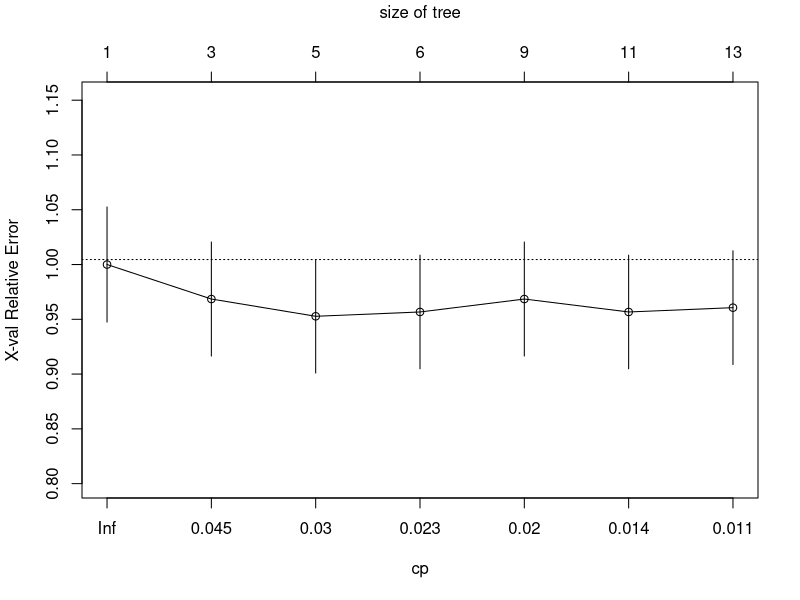
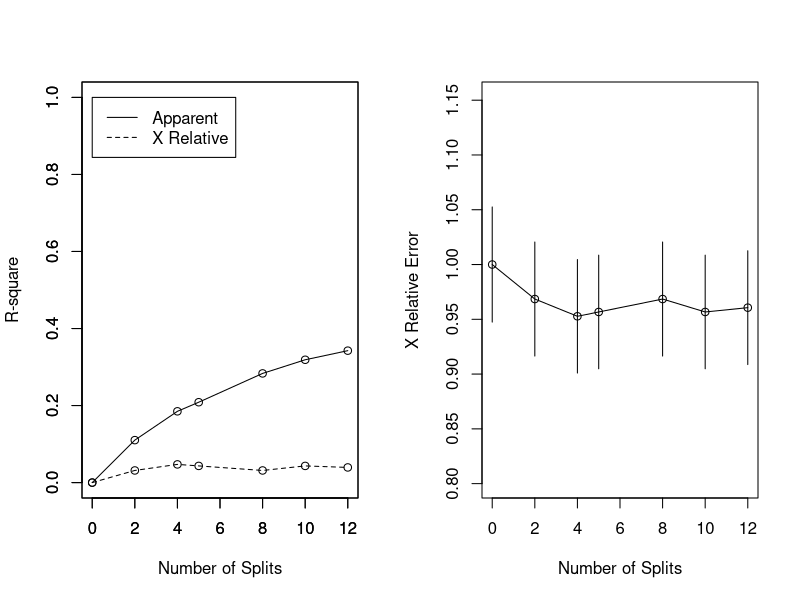
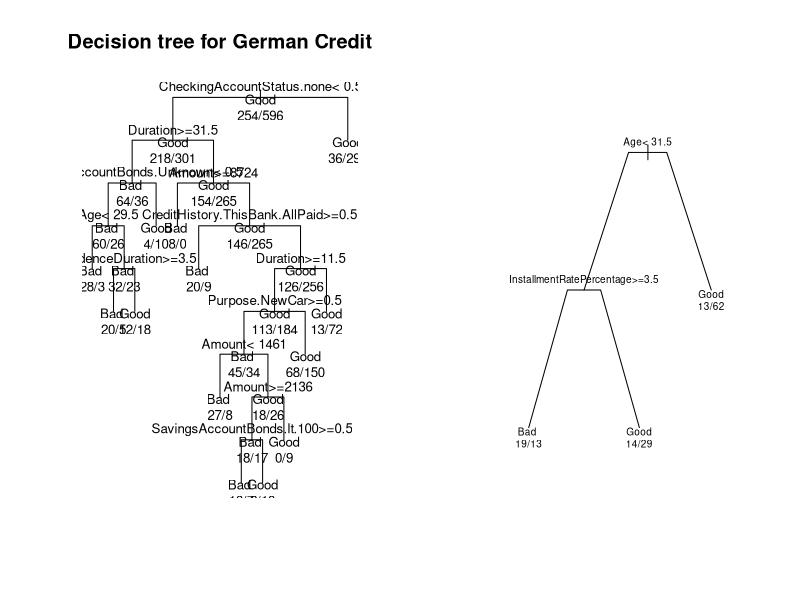

The R source for these figures, in order:
#install.packages("caret")
library(caret)
library(e1071)
data(GermanCredit)
dataset = GermanCredit
summary(dataset) 

table(dataset$Class)
sample_size <- floor(0.850 * nrow(dataset))
set.seed(111)
test_index <- sample(seq_len(nrow(dataset)), size = sample_size)

train_dataset <- dataset[test_index,]
test_dataset <- dataset[-test_index,]

library(rpart)
fit <- rpart(Class~ .,method = "class", data=train_dataset)
summary(fit)

str(dataset)
View(dataset)
printcp(fit) #display the results
plotcp(fit) #visualize cross-validation results
summary(fit) # detailed summary of splits

#create additional plots
par(mfrow=c(1,2)) #two plots on one page
rsq.rpart(fit) # visualize cross-validation results

#plot tree
plot(fit, uniform=TRUE, main="Decision tree for German Credit")
text(fit, use.n=TRUE, all=TRUE, cex=.8)


fit2 <- rpart(Class~ ., control = rpart.control( minsplit = 50,maxdepth = 5),data=test_dataset)
summary(fit2)

plot(fit2,uniform = T,compress = T, margin = 0.2, branch = 0.3)
text(fit2, use.n = T, digits = 3,cex = 0.6)
labels(fit2)

pred <- predict(fit, test_dataset, type = 'class') 
head(pred)
table(pred, test_dataset$Class)


